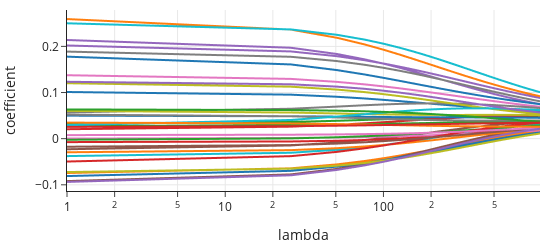

The code cell stored with this chart in its notebook:
### Code cell
coefsR = np.squeeze(coefsR)

col_names = ["x" + str(v) for v in np.arange(1, 36, 1)]

coefsR_df = pd.DataFrame(coefsR, columns=col_names)
coefsR_df["lambda"] = alphasR

coefsR_long = pd.melt(coefsR_df, id_vars=["lambda"], value_vars=col_names)

fig = px.line(coefsR_long, x="lambda", y="value", color="variable", log_x=True)
fig.update_layout(
    showlegend=False, width=550, height=250, yaxis_title="coefficient"
)
fig.show()
